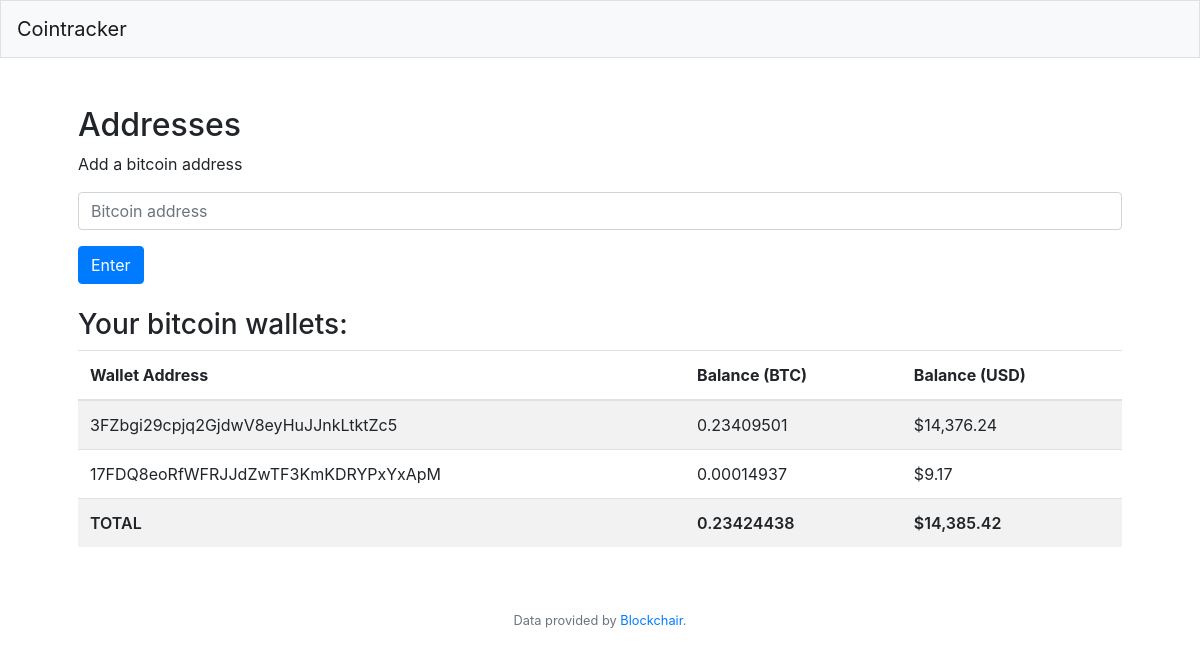
The app's page /, older data.
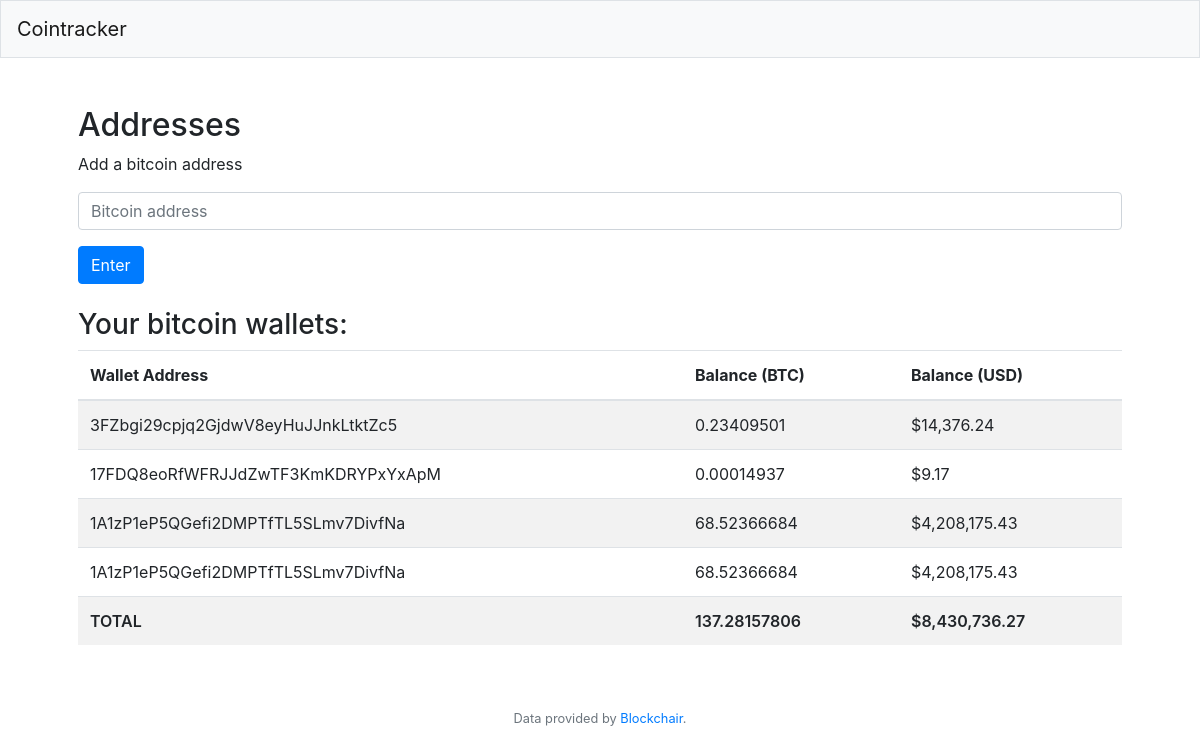
The same page, newer data.
### tables this page shows
CREATE TABLE addresses (id INTEGER PRIMARY KEY AUTOINCREMENT, userId INTEGER NOT NULL, addr TEXT NOT NULL, balance REAL, balance_usd REAL);

### app.py (the view)
@app.route("/")
def index():
    with sql.connect("database.db") as con:
        db = con.cursor()
        db.execute(
            "SELECT addr, balance, balance_usd FROM addresses WHERE userId=?",
            USER_ID,
        )
        result = db.fetchall()
        data = []
        total_btc = 0
        total_usd = 0
        for i in result:
            data.append(
                {
                    "addr": i[0],
                    "balance": i[1] / 10 ** 8,
                    "balance_usd": "${:,.2f}".format(i[2]),
                }
            )
            total_btc += i[1]
            total_usd += i[2]
        total_btc = "{:,.8f}".format(total_btc / 10 ** 8)
        total_usd = "${:,.2f}".format(total_usd)
    return render_template(
        "index.html", data=data, total_btc=total_btc, total_usd=total_usd
    )

### templates/index.html (shortened to what this page needs)
{% extends "layout.html" %}
{% block main %}
     <h2>Addresses</h2>
   <p>Add a bitcoin address</p>
    <form action="/post_address" method="post">
        <div class="form-group">
            <input autocomplete="off" autofocus class="form-control" name="addr" placeholder="Bitcoin address" type="text">
        </div>
        <button class="btn btn-primary" type="submit">Enter</button>
    </form>
    <br />
   {% if data %}
   <h3>Your bitcoin wallets:</h3>
    <table class="table table-striped">
        <thead>
            <tr>
                <th>Wallet Address</th>
                <th>Balance (BTC)</th>
                <th>Balance (USD)</th>
            </tr>
        </thead>
        <tbody>
            {% for item in data %}
             <tr>
                    <td>{{ item.addr }}</td>
                    <td>{{ item.balance }}</td>
                    <td>{{ item.balance_usd }}</td>
            </tr>
            {% endfor %}
            <tr class="total">
                    <td>TOTAL</td>
                    <td>{{ total_btc}}</td>
                    <td>{{ total_usd }}</td>
            </tr>
        </tbody>
    </table>
   {% endif %}
{% endblock %}

Row changes from the older to the newer data that the page shows:
added addresses: addr "1A1zP1eP5QGefi2DMPTfTL5SLmv7DivfNa", balance "68.52366684", balance_usd "$4,208,175.43"
added addresses: addr "1A1zP1eP5QGefi2DMPTfTL5SLmv7DivfNa", balance "68.52366684", balance_usd "$4,208,175.43"
Text that changed along with them:
{{ total_btc }}: "0.23424438" → "137.28157806"
{{ total_usd }}: "$14,385.42" → "$8,430,736.27"
